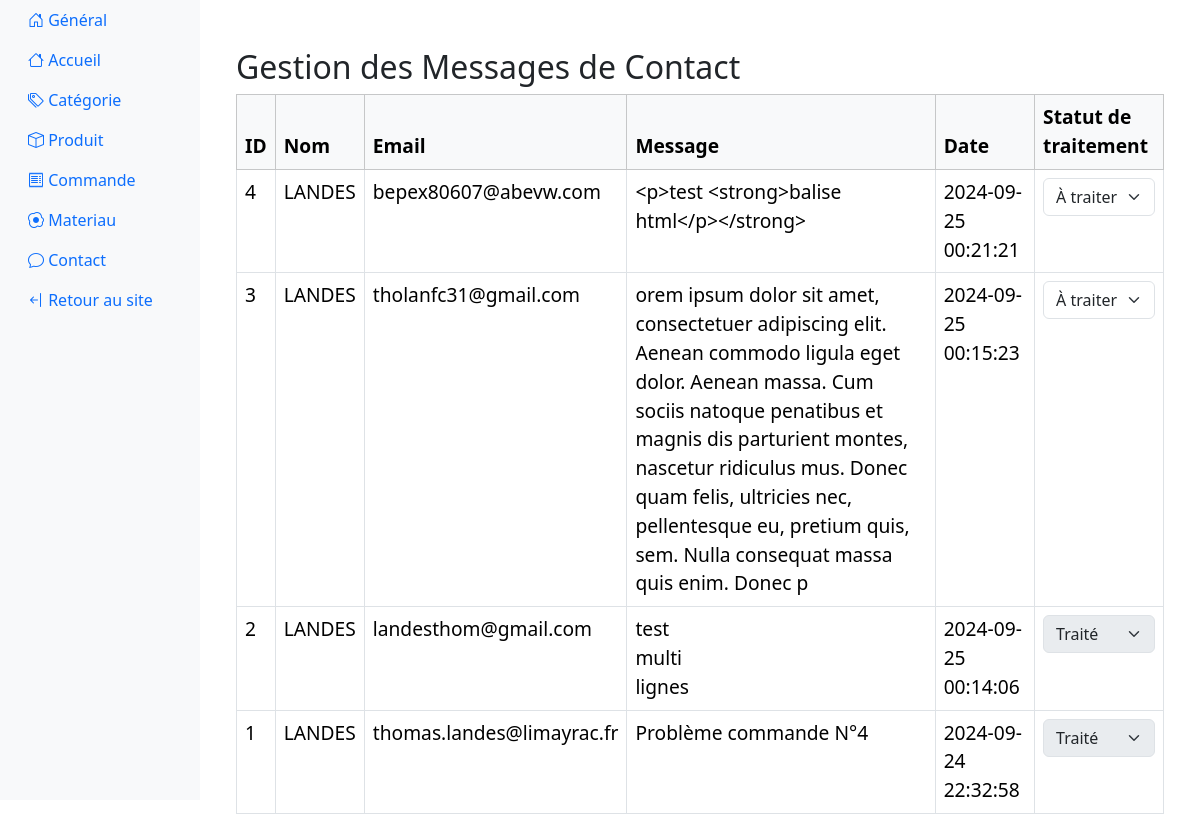
The app's page /PHP/FrontEnd/BackOffice/backoffice-contact.php (signed in) with its own data.
### tables this page shows
CREATE TABLE `contact` (
  `contact_id` int(11) NOT NULL,
  `contact_nom` varchar(100) NOT NULL,
  `contact_email` varchar(150) NOT NULL,
  `contact_message` text NOT NULL,
  `contact_date` timestamp NOT NULL DEFAULT current_timestamp(),
  `contact_status` enum('à traiter','en cours de traitement','traité') NOT NULL DEFAULT 'à traiter'
);

### PHP/FrontEnd/BackOffice/backoffice-contact.php (the view, shortened to what this page needs)
<?php
include '../../Fonction/element.php';
$dbh = connexion_bdd();
$sql = "SELECT contact_id, contact_nom, contact_email, contact_message, contact_date, contact_status
        FROM contact
        ORDER BY (contact_status = 'à traiter') DESC, contact_date DESC";
$stmt = $dbh->prepare($sql);
$stmt->execute();
$contacts = $stmt->fetchAll(PDO::FETCH_ASSOC);
?>
<!doctype html>
<html lang="fr">
<head>
</head>
<body>
<div class="container mt-5">
    <h1 class="h2">Gestion des Messages de Contact</h1>
    <table class="table table-bordered table-hover BO_Tableau">
        <thead class="table-light">
        <tr>
            <th scope="col">ID</th>
            <th scope="col">Nom</th>
            <th scope="col">Email</th>
            <th scope="col">Message</th>
            <th scope="col">Date</th>
            <th scope="col">Statut de traitement</th>
        </tr>
        </thead>
        <tbody>
        <?php foreach ($contacts as $contact): ?>
            <tr>
                <td><?php echo htmlspecialchars($contact['contact_id']); ?></td>
                <td><?php echo htmlspecialchars($contact['contact_nom']); ?></td>
                <td><?php echo htmlspecialchars($contact['contact_email']); ?></td>
                <td><?php echo nl2br(htmlspecialchars($contact['contact_message'])); ?></td>
                <td><?php echo htmlspecialchars($contact['contact_date']); ?></td>
                <td>
                    <select class="form-select status-select" data-id="<?php echo htmlspecialchars($contact['contact_id']); ?>" <?php echo $contact['contact_status'] == 'traité' ? 'disabled' : ''; ?>>
                        <option value="à traiter" <?php echo $contact['contact_status'] == 'à traiter' ? 'selected' : ''; ?>>À traiter</option>
                        <option value="traité" <?php echo $contact['contact_status'] == 'traité' ? 'selected' : ''; ?>>Traité</option>
                    </select>
                </td>
            </tr>
        <?php endforeach; ?>
        </tbody>
    </table>
</div>
</body>
</html>

### records on screen
contact: contact_id "4", contact_nom "LANDES", contact_email "bepex80607@abevw.com", contact_message "<p>test <strong>balise html</p></strong>", contact_date "2024-09-25 00:21:21", contact_status+contact_id "À traiter"
contact: contact_id "3", contact_nom "LANDES", contact_email "tholanfc31@gmail.com", contact_message "orem ipsum dolor sit amet, consectetuer adipiscing elit. Aenean commodo ligula eget dolor. Aenean massa. Cum sociis natoque penatibus et magnis dis parturient montes, nascetur ridiculus mus. Donec quam felis, ultricies nec, pellentesque eu, pretium quis, sem. Nulla consequat massa quis enim. Donec p", contact_date "2024-09-25 00:15:23", contact_status+contact_id "À traiter"
contact: contact_id "2", contact_nom "LANDES", contact_email "landesthom@gmail.com", contact_message "test multi lignes", contact_date "2024-09-25 00:14:06", contact_status+contact_id "Traité"
contact: contact_id "1", contact_nom "LANDES", contact_email "thomas.landes@limayrac.fr", contact_message "Problème commande N°4", contact_date "2024-09-24 22:32:58", contact_status+contact_id "Traité"
